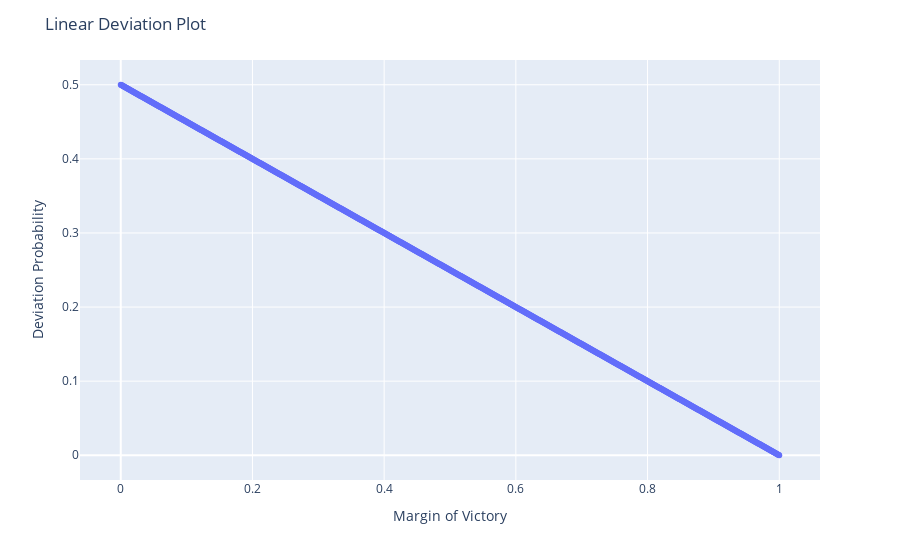

Here is the notebook cell this chart was saved with:
### Markdown cell above
Graph the probability of deviation vs. margin of victory

### Code cell
x = np.linspace(0, 1, 1000)
y = np.vectorize(linear)(x)

fig = px.scatter(x=x, y=y)
fig.update_layout(
    title="Linear Deviation Plot",
    xaxis_title="Margin of Victory", 
    yaxis_title="Deviation Probability"
)
fig.show()

### Figure 1 — Plotly figure (JSON) as saved in the notebook; plotly's stock layout.template omitted (floating-point values rounded to 4 significant figures; data arrays with more than 128 entries replaced by an {"elided": "..."} marker saying what was removed)
{"data": [{"hovertemplate": "x=%{x}<br>y=%{y}<extra></extra>", "legendgroup": "", "marker": {"color": "#636efa", "symbol": "circle"}, "mode": "markers", "name": "", "orientation": "v", "showlegend": false, "type": "scatter", "x": {"elided": "1000 float values"}, "xaxis": "x", "y": {"elided": "1000 float values"}, "yaxis": "y"}], "layout": {"legend": {"tracegroupgap": 0}, "margin": {"t": 60}, "title": {"text": "Linear Deviation Plot"}, "xaxis": {"anchor": "y", "domain": [0, 1], "title": {"text": "Margin of Victory"}}, "yaxis": {"anchor": "x", "domain": [0, 1], "title": {"text": "Deviation Probability"}}}}
